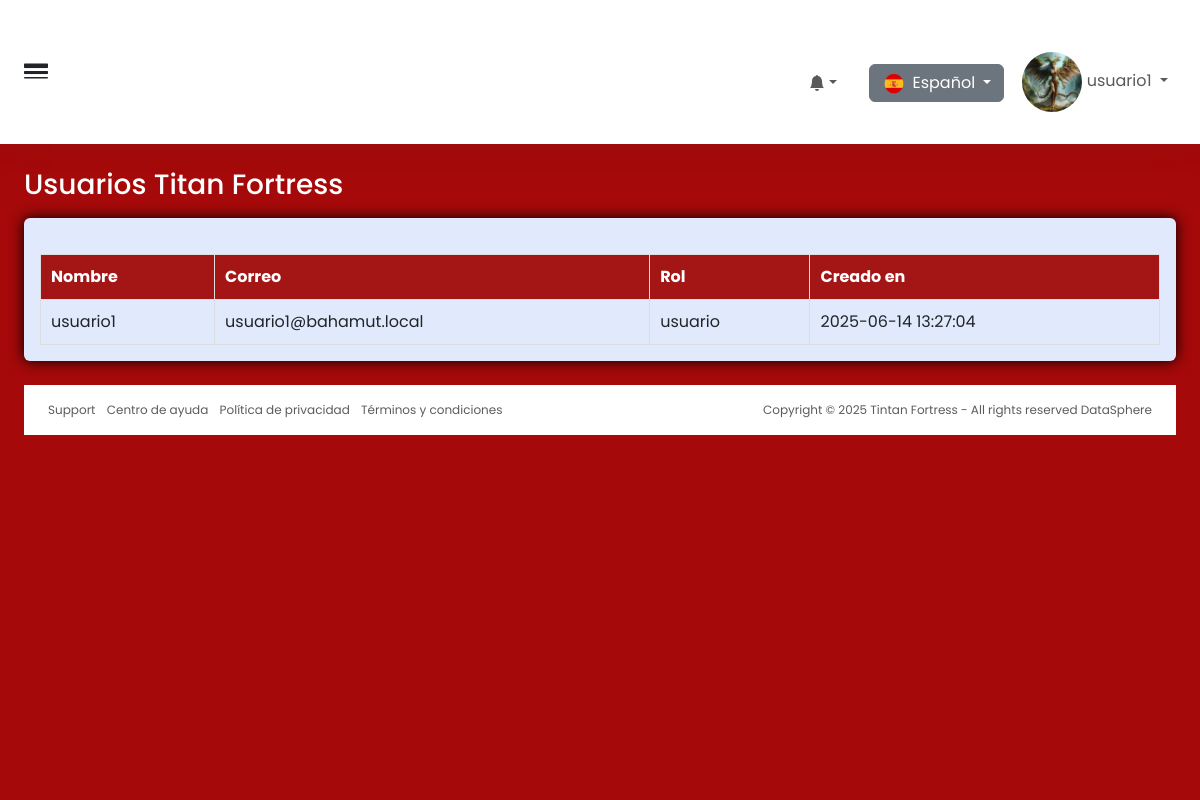
The page /usuarios.php (signed in) on the database its author committed.
### tables this page shows
CREATE TABLE `usuarios` (
  `id` int(11) NOT NULL,
  `nombre_usuario` varchar(100) NOT NULL,
  `contraseña` text NOT NULL,
  `correo_electronico` varchar(255) DEFAULT NULL,
  `id_rol` int(11) NOT NULL,
  `creado_en` timestamp NOT NULL DEFAULT current_timestamp(),
  `imagen` varchar(255) DEFAULT NULL
);

CREATE TABLE `roles` (
  `id` int(11) NOT NULL,
  `nombre` varchar(50) NOT NULL,
  `descripcion` text DEFAULT NULL
);

### usuarios.php (the view, shortened to what this page needs)
<?php
try {
    include 'conexion.php';
    $nombreUsuario = $_SESSION['nombre'];
    $idUsuario = $_SESSION['usuario_id'];
    $rolUsuario = $_SESSION['rol_usuario'];
    $isAdmin = ($rolUsuario === 'administrador');
    if ($isAdmin) {
        $sql = "SELECT u.id, u.nombre_usuario, u.correo_electronico, u.contraseña, u.creado_en, r.nombre AS rol
            FROM usuarios u
            JOIN roles r ON u.id_rol = r.id";
        $stmt = $conn->prepare($sql);
    } else {
        $sql = "SELECT u.id, u.nombre_usuario, u.correo_electronico, u.contraseña, u.creado_en, r.nombre AS rol
            FROM usuarios u
            JOIN roles r ON u.id_rol = r.id
            WHERE u.id = :id";
        $stmt = $conn->prepare($sql);
        $stmt->bindParam(':id', $idUsuario, PDO::PARAM_INT);
    }
    $stmt->execute();
    $usuarios = $stmt->fetchAll(PDO::FETCH_ASSOC);
    $usuario_id = $_SESSION['usuario_id'];
    $sqlImagen = "SELECT imagen FROM usuarios WHERE id = :id";
    $stmtImagen = $conn->prepare($sqlImagen);
    $stmtImagen->execute([':id' => $usuario_id]);
    $imagenUsuario = $stmtImagen->fetchColumn();
    ?>
    <!DOCTYPE html>
    <html lang="es">
    <head>
        <link rel="stylesheet" href="css/index.css">
        <link href="https://cdn.jsdelivr.net/npm/bootstrap@5.3.6/dist/css/bootstrap.min.css" rel="stylesheet"
>
        <link rel="stylesheet" href="https://cdn.jsdelivr.net/npm/bootstrap-icons@1.13.1/font/bootstrap-icons.min.css">
        <link rel="stylesheet" href="css/usuarios.css">
    </head>
    <body>
        <div class="wrapper w-100 d-flex align-items-start justify-content-between bg-black">
            <div class="main">
                <nav
                    class="navbar-main d-flex justify-content-between align-items-center p-4 navbar navbar-expand navbar-light">
                    <span class="sidebar-toggle d-flex align-items-center fs-4">
                        <i class="bi bi-border-width" id=toggle></i>
                    </span>
                    <div class="navbar-collapse collapse">
                        <div class="navbar-align navbar-nav ms-auto">
                            <div class="me-2 nav-item dropdown d-flex position-relative">
                                <a id="element" class="d-flex align-items-center nav-link nav-icon dropdown-toggle"
                                    aria-expanded="true">
                                    <div class="position-relative">
                                        <svg xmlns="http://www.w3.org/2000/svg" width="16" height="16" fill="currentColor"
                                            class="bi bi-bell-fill" viewBox="0 0 16 16">
                                            <path
                                                d="M8 16a2 2 0 0 0 2-2H6a2 2 0 0 0 2 2m.995-14.901a1 1 0 1 0-1.99 0A5 5 0 0 0 3 6c0 1.098-.5 6-2 7h14c-1.5-1-2-5.902-2-7 0-2.42-1.72-4.44-4.005-4.901" />
                                        </svg>
                                    </div>
                                </a>
                            </div>
                            <a href="#" type="button" class="nav-icon modes nav-link d-flex align-items-center"></a>
                            <div class="me-2 nav-item dropdown d-flex position-relative">
                                <div class="dropdown">
                                    <button class="btn btn-secondary dropdown-toggle" type="button" id="languageDropdown"
                                        data-bs-toggle="dropdown" aria-expanded="false">
                                        <img src="img/españa.webp" alt="España" width="20" class="me-1"> Español
                                    </button>
                                </div>
                            </div>
                            <div class="nav-item dropdown nav-item-user">
                                <span class="d-none d-sm-inline-block nav-icon" aria-expanded="true">
                                    <a href="#" class="nav-link dropdown-toggle" aria-expanded="false">
                                        <img src="img/usuarios/<?= $imagenUsuario ?>" class="imgUSU">
                                        <span><?= htmlspecialchars($nombreUsuario) ?></span>
                                    </a>
                                </span>
                            </div>
                        </div>
                    </div>
                </nav>
                <div class="content">
                    <div class="p-0 container-fluid">
                        <div class="mb-2 mb-xl-2 row">
                            <div class="d-none d-sm-block col-auto">
                                <h3>Usuarios Titan Fortress</h3>
                            </div>
                        </div>
                        <div class="row">
                            <div class="w-100">
                                <div class="illustration card border-0 w-100" style="background-color: #e0eafc;">
                                    <div class="card-body w-100">
                                        <div class="usuarios-container w-100">
                                            <div class="contenido" style="overflow-x: auto; width: 100%;">
                                                <table class="tabla_resultados w-100">
                                                    <thead>
                                                        <tr>
                                                            <th>Nombre</th>
                                                            <th>Correo</th>
                                                            <th>Rol</th>
                                                            <th>Creado en</th>
                                                        </tr>
                                                    </thead>
                                                    <tbody>
                                                        <?php foreach ($usuarios as $index => $u): ?>
                                                            <tr>
                                                                <td><?= htmlspecialchars($u['nombre_usuario']) ?></td>
                                                                <td><?= htmlspecialchars($u['correo_electronico']) ?></td>
                                                                <td><?= htmlspecialchars($u['rol']) ?></td>
                                                                <td><?= htmlspecialchars($u['creado_en']) ?></td>
                                                            </tr>
                                                        <?php endforeach; ?>
                                                    </tbody>
                                                </table>
                                            </div>
                                        </div>
                                    </div>
                                </div>
                            </div>
                        </div>
                    </div>
                    <footer class="footer bg-white py-3">
                        <div class="container-fluid">
                            <div class="text-muted row">
                                <div class="text-start d-flex col-6">
                                    <ul class="list-inline mb-0">
                                        <li class="list-inline-item"><a href="#" class="text-muted">Support</a></li>
                                        <li class="list-inline-item"><a href="#" class="text-muted">Centro de ayuda</a></li>
                                        <li class="list-inline-item"><a href="#" class="text-muted">Política de
                                                privacidad</a>
                                        </li>
                                        <li class="list-inline-item"><a href="#" class="text-muted">Términos y
                                                condiciones</a>
                                        </li>
                                    </ul>
                                </div>
                                <div class="text-end col-6">
                                    <p class="mb-0">Copyright © 2025 Tintan Fortress - All rights reserved <a href="#"
                                            class="text-muted">DataSphere</a></p>
                                </div>
                            </div>
                        </div>
                    </footer>
                </div>
            </div>
    </body>
    </html>
    <?php
} catch (PDOException $e) {
    die("Error en la conexión a la base de datos: " . $e->getMessage());
}
?>

### css/index.css (style rules this page uses)
* { margin: 0; padding: 0; box-sizing: border-box; list-style: none; text-decoration: none; font-family: "Poppins", serif; }
.dropdown { margin-top: 20px; }
.imgUSU { width: 60px; height: 60px; border-radius: 40px; }
:root { --color-primary: #202434; --color-primary-light: #293042; --color-accent-blue: #3f80ea; --color-white: white; --color-black: black; --color-gray-light: #ced4da; --color-gray-blue-trasnparent: #e2e8ee80 --transition-speed-fast: .4s ease-in-out; --transition-speed-slow: .6s ease-in-out; }
a { text-decoration: none !important; }
ul { padding-left: 0 !important; }
li { list-style: none !important; }
img { height: 20px; margin-left: 2px; }
h3 { color: white !important; }
.wrapper { width: 100%; align-items: stretch; display: flex; }
.main { display: flex; width: 100%; height: 100vh; overflow-y: scroll; min-width: 0; transition: margin-left .35s ease-in-out, left .35s ease-in-out, margin-right .35s ease-in-out, right .35s ease-in-out; flex-direction: column; }
.navbar-main { border-bottom: 0 !important; box-shadow: 0 0 2rem #2930421a !important; background-color: var(--color-white) !important; }
#toggle { cursor: pointer !important; }
.nav-item-user { cursor: pointer !important; }
.text-muted { color: rgba(108, 117, 125, .75); font-size: 12px; margin-bottom: 0; }
#element { cursor: pointer; }
.content { padding: 2.5rem 2.5rem 1.5rem; flex: 1; direction: 1fr; background-color: rgb(165, 9, 9); }
.illustration { color: var(--color-accent-blue); }
.card { margin-bottom: 24px; box-shadow: 0 0 .875rem black; }
footer { padding: 1rem 0.75rem; background-color: var(--color-white); direction: ltr; }
@media (min-width: 1px) and (max-width:2570px) { .content { padding: 1.5rem !important; } }

### css/usuarios.css (style rules this page uses)
.tabla_resultados { width: 100%; border-collapse: collapse; margin-top: 20px; }
.tabla_resultados th, .tabla_resultados td { padding: 10px; border: 1px solid #ddd; text-align: left; }
.tabla_resultados th { background-color: #a41515; color: white; }
.contenido { width: 100%; }

### rows shown on the page
usuarios: imagen (picture), nombre_usuario "usuario1", correo_electronico "usuario1@bahamut.local", id_rol.nombre "usuario", creado_en "2025-06-14 13:27:04"

### other values the page prints
$nombreUsuario "usuario1"
